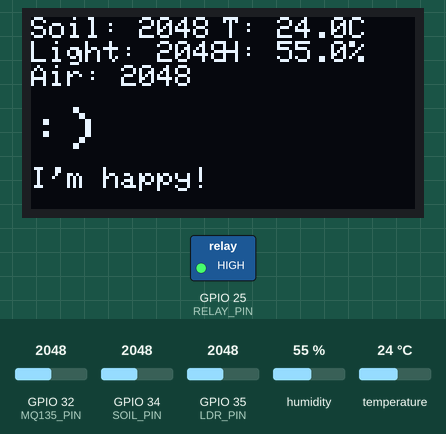
The sketch below on a simulated ESP32. Shown: 128×64 one-colour display, switched loads named in the sketch (green lamp = pin HIGH). Inputs (shaded band) come from the test bench; at power-on: humidity 55 %, GPIO 32 (MQ135_PIN) = 2048, GPIO 34 (SOIL_PIN) = 2048, GPIO 35 (LDR_PIN) = 2048, temperature 24 °C. WiFi joins after 1.5 s; servers stay silent unless stated; uploads are accepted with an empty reply; what the sketch prints to the serial monitor is not drawn.

Above: at 5.8 s.
5.9 s: humidity set to 22 %
At 10.6 s:
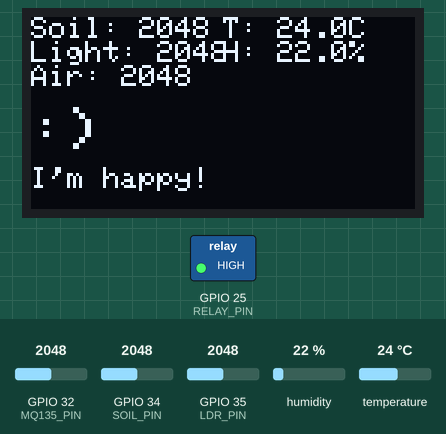
16.6 s: GPIO 32 (MQ135_PIN) set to 2540
At 21.9 s:
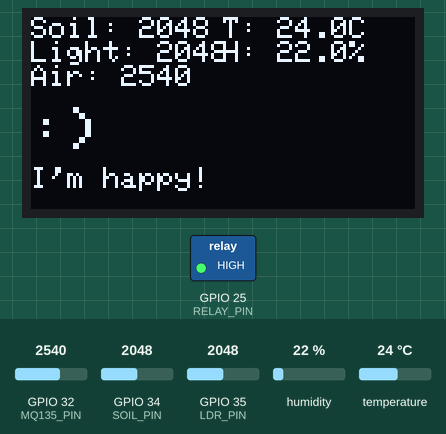
27.3 s: GPIO 34 (SOIL_PIN) set to 2540
At 32.0 s:
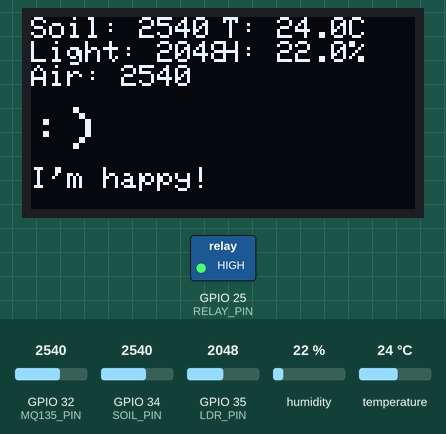
38.0 s: GPIO 35 (LDR_PIN) set to 2540
At 43.3 s:
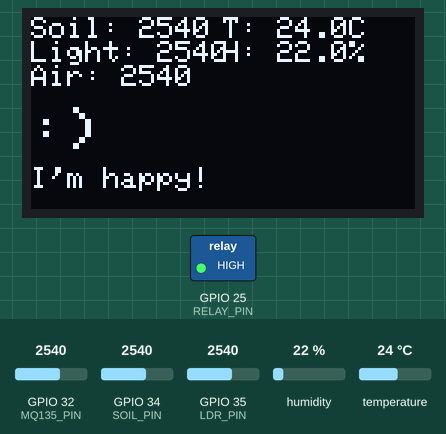
48.7 s: temperature set to 12 °C
At 53.4 s:
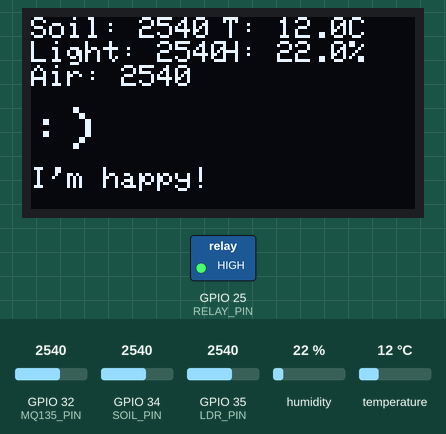
59.3 s: GPIO 32 (MQ135_PIN) set to 2460
At 63.6 s:
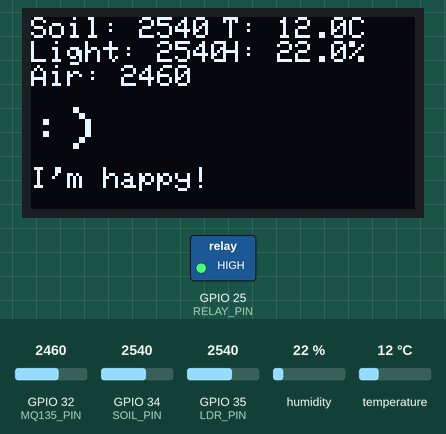
Timing chart, 0 to 65.1 s (numbered marks = the images above; inputs shaded):
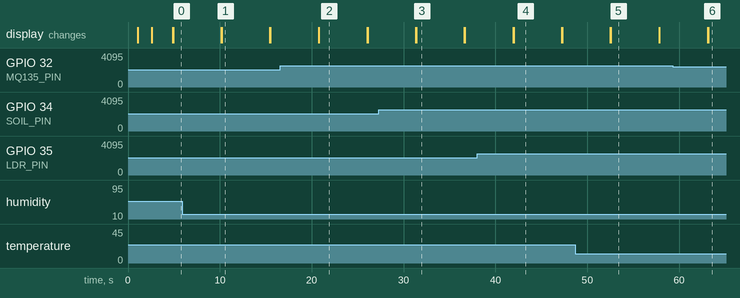

Measured:
- after the input at 5.9 s, the display: first differs from a run without the input after 4.3 s (image 1)
- after the input at 16.6 s, the display: first differs from a run without the input after 4.2 s (image 2)
- after the input at 27.3 s, the display: first differs from a run without the input after 4.1 s (image 3)
- after the input at 38.0 s, the display: first differs from a run without the input after 4.0 s (image 4)
- after the input at 48.7 s, the display: first differs from a run without the input after 3.9 s (image 5)
- after the input at 59.3 s, the display: first differs from a run without the input after 3.9 s (image 6)
- what the display in image 1 shows lasts 5.2 s, from 10.2 s to 15.4 s

The sketch:

final_planto.ino
```cpp
#include <WiFi.h>
#include <HTTPClient.h>
#include <ArduinoJson.h>
#include <Wire.h>
#include <Adafruit_GFX.h>
#include <Adafruit_SSD1306.h>
#include <DHT.h>

// OLED setup
#define SCREEN_WIDTH 128
#define SCREEN_HEIGHT 64
#define OLED_RESET -1
#define OLED_ADDR 0x3C
Adafruit_SSD1306 display(SCREEN_WIDTH, SCREEN_HEIGHT, &Wire, OLED_RESET);

// Pins
#define SOIL_PIN 34      // Soil moisture sensor
#define DHT_PIN 27       // DHT22 temperature/humidity sensor
#define LDR_PIN 35       // Light sensor
#define MQ135_PIN 32     // Air quality sensor
#define RELAY_PIN 25     // Water pump relay control

// DHT setup
#define DHTTYPE DHT22
DHT dht(DHT_PIN, DHTTYPE);

// WiFi and Server Settings
const char* ssid = "Pranay";
const char* password = "jcuq2765";
const char* serverUrl = "http://192.168.48.138:5050/predict";  // Your server address

// Plant state mapping
const char* emoticon_map[] = {
  ":)", // Happy
  ":|", // Needs Water
  ":(" // Warning/Unhealthy
};

const char* message_map[] = {
  "I'm happy!",
  "I need water!",
  "I'm not well!"
};

// Function declarations
void displayResults(int soil, int light, int air, float temp, float humid, int state);
void displayError(String message);
void displayNetworkStatus(String status);

void setup() {
  Serial.begin(115200);
  delay(1000);
  Serial.println("Smart Plant System Starting...");

  // Initialize sensors
  dht.begin();
  pinMode(RELAY_PIN, OUTPUT);
  digitalWrite(RELAY_PIN, HIGH);

  // Initialize OLED display
  if (!display.begin(SSD1306_SWITCHCAPVCC, OLED_ADDR)) {
    Serial.println(F("SSD1306 allocation failed"));
    while (true);
  }

  // Show boot message
  display.clearDisplay();
  display.setTextSize(1);
  display.setTextColor(SSD1306_WHITE);
  display.setCursor(0, 0);
  display.println(F("Smart Plant System"));
  display.println(F("Initializing..."));
  display.display();

  // Connect to WiFi
  displayNetworkStatus("Connecting to WiFi...");
  WiFi.begin(ssid, password);

  int attempts = 0;
  while (WiFi.status() != WL_CONNECTED && attempts < 20) {
    delay(500);
    Serial.print(".");
    attempts++;
  }

  if (WiFi.status() == WL_CONNECTED) {
    Serial.println();
    Serial.print("Connected to WiFi, IP: ");
    Serial.println(WiFi.localIP());
    displayNetworkStatus("WiFi Connected!");
  } else {
    Serial.println("Failed to connect to WiFi");
    displayNetworkStatus("WiFi Failed!");
    delay(3000);
  }

  delay(2000);
}

void loop() {
  // Check WiFi connection
  if (WiFi.status() != WL_CONNECTED) {
    Serial.println("WiFi connection lost, reconnecting...");
    displayNetworkStatus("WiFi Reconnecting...");
    WiFi.reconnect();
    delay(5000);
    return;
  }

  // Read all sensors
  int soilValue = analogRead(SOIL_PIN);   // Higher value = drier soil
  int lightValue = analogRead(LDR_PIN);   // Higher value = more light
  int airQuality = analogRead(MQ135_PIN); // Higher value = worse air quality
  float temp = dht.readTemperature();     // Temperature in Celsius
  float humid = dht.readHumidity();       // Relative humidity

  // Check for valid readings
  if (isnan(temp) || isnan(humid)) {
    Serial.println(F("Failed to read from DHT sensor!"));
    temp = 25.0;  // Default values if sensor fails
    humid = 50.0;
  }

  // Debug output
  Serial.println(F("Current Sensor Readings:"));
  Serial.printf("Soil: %d | Light: %d | Air: %d | Temp: %.1f°C | Humid: %.1f%%\n",
                soilValue, lightValue, airQuality, temp, humid);

  // Create JSON payload for server
  StaticJsonDocument<200> jsonDoc;
  jsonDoc["soil_moisture"] = soilValue;
  jsonDoc["light"] = lightValue;
  jsonDoc["air_quality"] = airQuality;
  jsonDoc["temperature"] = temp;
  jsonDoc["humidity"] = humid;

  String jsonPayload;
  serializeJson(jsonDoc, jsonPayload);

  // Send data to server and get prediction
  int prediction = sendDataToServer(jsonPayload);

// Only update display and take actions if server responded correctly
 if (prediction == -1) {
   Serial.println("Server unreachable, skipping display and action.");
   return; // <<<< Do nothing else in this loop
}

displayResults(soilValue, lightValue, airQuality, temp, humid, prediction);

// Take action based on prediction
if (prediction == 1) {
  Serial.println(F("Plant needs water - Activating pump"));
  digitalWrite(RELAY_PIN, LOW);
  delay(3000);
  digitalWrite(RELAY_PIN, HIGH);
}
  // Display results on OLED
  displayResults(soilValue, lightValue, airQuality, temp, humid, prediction);

  // Take action based on prediction
  if (prediction == 1) { // Needs water
  Serial.println(F("Plant needs water - Activating pump"));
  digitalWrite(RELAY_PIN, LOW);  // Relay ON if active LOW
  delay(3000);                   // Run pump for 3 seconds
  digitalWrite(RELAY_PIN, HIGH); // Relay OFF if active LOW
}

  // Wait before next reading
  delay(5000);
}

int sendDataToServer(String jsonPayload) {
  HTTPClient http;
  int plantState = 0; // Default: happy

  Serial.println("Sending data to server...");
  Serial.println(jsonPayload);

  // Begin HTTP connection
  http.begin(serverUrl);
  http.addHeader("Content-Type", "application/json");

  // Send POST request
  int httpResponseCode = http.POST(jsonPayload);

  // Check response
  if (httpResponseCode > 0) {
    String response = http.getString();
    Serial.println("HTTP Response code: " + String(httpResponseCode));
    Serial.println("Response: " + response);

    // Parse JSON response
    StaticJsonDocument<200> responseDoc;
    DeserializationError error = deserializeJson(responseDoc, response);

    if (!error) {
      plantState = responseDoc["prediction"];
      Serial.printf("Prediction from server: %d (%s)\n", plantState, message_map[plantState]);
    } else {
      Serial.println("Failed to parse response");
      displayError("JSON parse error");
    }
  } else {
    Serial.print("Error code: ");
    Serial.println(httpResponseCode);
    displayError("Server error: " + String(httpResponseCode));

    // Fall back to local simple rule-based prediction if server fails
    int soilValue = analogRead(SOIL_PIN);
    if (soilValue > 2500) { // Threshold for dry soil
      plantState = 1; // Needs water
      Serial.println("Falling back to local rule: Needs water");
    }
  }

  http.end();
  return plantState;
}

// Function to display sensor readings and plant state
void displayResults(int soil, int light, int air, float temp, float humid, int state) {
  display.clearDisplay();
  display.setTextSize(1);
  display.setCursor(0, 0);
  display.print(F("Soil: ")); display.println(soil);
  display.print(F("Light: ")); display.println(light);
  display.print(F("Air: ")); display.println(air);

  display.setCursor(64, 0);
  display.print(F("T: ")); display.print(temp, 1); display.println(F("C"));
  display.setCursor(64, 8);
  display.print(F("H: ")); display.print(humid, 1); display.println(F("%"));

  // Show plant emotion (larger text)
  display.setTextSize(2);
  display.setCursor(0, 30);
  display.println(emoticon_map[state]);

  // Show message
  display.setTextSize(1);
  display.setCursor(0, 50);
  display.println(message_map[state]);

  display.display();
}

// Function to display error messages
void displayError(String message) {
  display.clearDisplay();
  display.setTextSize(1);
  display.setCursor(0, 0);
  display.println(F("ERROR:"));
  display.println(message);
  display.display();
}

// Function to display network status
void displayNetworkStatus(String status) {
  display.clearDisplay();
  display.setTextSize(1);
  display.setCursor(0, 0);
  display.println(F("Network Status:"));
  display.println(status);
  display.display();
}
```
